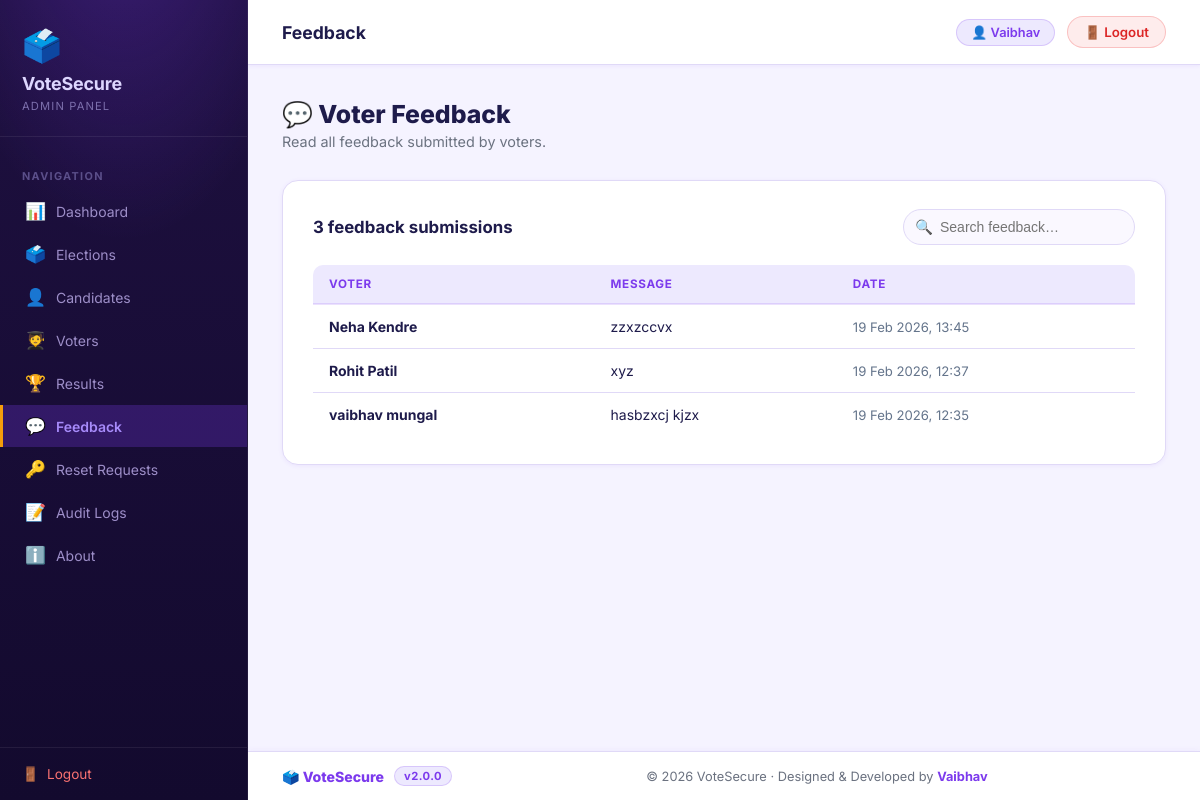
The page /admin/feedback.php (signed in) on the database its author committed.
### tables this page shows
CREATE TABLE `feedback` (
  `id` int(11) NOT NULL,
  `user_id` int(11) DEFAULT NULL,
  `message` text DEFAULT NULL,
  `created_at` timestamp NOT NULL DEFAULT current_timestamp()
);

CREATE TABLE `users` (
  `id` int(11) NOT NULL,
  `name` varchar(100) DEFAULT NULL,
  `email` varchar(100) DEFAULT NULL,
  `password` varchar(255) DEFAULT NULL,
  `has_voted` tinyint(4) DEFAULT 0,
  `created_at` timestamp NOT NULL DEFAULT current_timestamp(),
  `type` varchar(50) NOT NULL DEFAULT 'College'
);

### admin/feedback.php (the view, shortened to what this page needs)
<?php
include("../config/database.php");
include("includes/header.php");
$feedbacks = $conn->query(
    "SELECT f.message, f.created_at, u.name
     FROM feedback f
     JOIN users u ON f.user_id = u.id
     ORDER BY f.id DESC"
)->fetch_all(MYSQLI_ASSOC);
?>
<h1 class="page-title">💬 Voter Feedback</h1>
<p class="page-subtitle">Read all feedback submitted by voters.</p>
<div class="card">
    <div class="actions-row">
        <div class="card-title" style="margin:0;border:none;padding:0;">
            <?php echo count($feedbacks); ?> feedback submissions
        </div>
        <div class="search-bar">
            <span class="search-icon">🔍</span>
            <input type="text" id="searchBox" placeholder="Search feedback…">
        </div>
    </div>
    <div class="table-wrap">
        <table class="data-table" id="feedbackTable">
            <thead>
                <tr><th>Voter</th><th>Message</th><th>Date</th></tr>
            </thead>
            <tbody>
            <?php if(empty($feedbacks)): ?>
                <tr><td colspan="3" style="text-align:center;color:#64748b;padding:24px;">No feedback submitted yet.</td></tr>
            <?php else: ?>
            <?php foreach($feedbacks as $row): ?>
                <tr>
                    <td><strong><?php echo htmlspecialchars($row['name']); ?></strong></td>
                    <td><?php echo htmlspecialchars($row['message']); ?></td>
                    <td style="white-space:nowrap;color:#64748b;font-size:.82rem;">
                        <?php echo $row['created_at'] ? date('d M Y, H:i', strtotime($row['created_at'])) : '—'; ?>
                    </td>
                </tr>
            <?php endforeach; ?>
            <?php endif; ?>
            </tbody>
        </table>
    </div>
</div>
<?php include("includes/footer.php"); ?>

### assets/css/admin.css (style rules this page uses)
:root { --primary: #7c3aed; --primary-dark: #6d28d9; --primary-deeper: #5b21b6; --primary-light: #ede9fe; --primary-glow: rgba(124, 58, 237, .22); --accent: #f59e0b; --accent-dark: #d97706; --accent-light: #fef3c7; --success: #10b981; --success-dark: #059669; --danger: #ef4444; --danger-dark: #dc2626; --warning: #f59e0b; --sidebar-bg: #1e1040; --sidebar-w: 248px; --text-main: #1e1b4b; --text-muted: #6b7280; --bg-page: #f5f3ff; --bg-card: #ffffff; --border: #e0d9f7; --radius-sm: 10px; --radius-md: 16px; --radius-lg: 22px; --shadow-sm: 0 1px 4px rgba(124, 58, 237, .08); --shadow-md: 0 4px 18px rgba(124, 58, 237, .13); --shadow-lg: 0 12px 44px rgba(124, 58, 237, .18); --transition: 0.22s ease; }
*, *::before, *::after { box-sizing: border-box; margin: 0; padding: 0; }
body { font-family: 'Inter', Arial, sans-serif; background: var(--bg-page); color: var(--text-main); min-height: 100vh; display: flex; }
.page-title { font-size: 1.55rem; font-weight: 800; color: var(--text-main); margin-bottom: 4px; }
.page-subtitle { font-size: .9rem; color: var(--text-muted); margin-bottom: 30px; }
.card { background: var(--bg-card); border: 1px solid var(--border); border-radius: var(--radius-md); padding: 28px 30px; box-shadow: var(--shadow-sm); margin-bottom: 24px; }
.card-title { font-size: 1.05rem; font-weight: 700; color: var(--text-main); margin-bottom: 20px; padding-bottom: 14px; border-bottom: 1px solid var(--border); display: flex; align-items: center; gap: 8px; }
.table-wrap { overflow-x: auto; border-radius: var(--radius-sm); }
table.data-table { width: 100%; border-collapse: collapse; font-size: .875rem; }
table.data-table th { background: var(--primary-light); padding: 12px 16px; text-align: left; font-size: .73rem; font-weight: 700; color: var(--primary); text-transform: uppercase; letter-spacing: .06em; border-bottom: 2px solid rgba(124, 58, 237, .15); }
table.data-table td { padding: 13px 16px; border-bottom: 1px solid var(--border); color: var(--text-main); vertical-align: middle; }
table.data-table tr:last-child td { border-bottom: none; }
.search-bar { position: relative; max-width: 300px; }
.search-bar input { width: 100%; padding: 9px 13px 9px 36px; border: 1.5px solid var(--border); border-radius: 50px; font-size: .875rem; outline: none; transition: border-color var(--transition), box-shadow var(--transition); background: #faf8ff; }
.search-bar .search-icon { position: absolute; left: 12px; top: 50%; transform: translateY(-50%); color: var(--text-muted); font-size: .9rem; }
.actions-row { display: flex; align-items: center; justify-content: space-between; gap: 12px; margin-bottom: 20px; flex-wrap: wrap; }

### rows shown on the page
feedback: user.name "Neha Kendre", message "zzxzccvx", created_at "19 Feb 2026, 13:45"
feedback: user.name "Rohit Patil", message "xyz", created_at "19 Feb 2026, 12:37"
feedback: user.name "vaibhav mungal", message "hasbzxcj kjzx", created_at "19 Feb 2026, 12:35"

### other values the page prints
$item['icon'] "📊"
$item['label'] "Dashboard"
$item['icon'] "🗳️"
$item['label'] "Elections"
$item['icon'] "👤"
$item['label'] "Candidates"
$item['icon'] "🧑‍🎓"
$item['label'] "Voters"
$item['icon'] "🏆"
$item['label'] "Results"
$item['icon'] "💬"
$item['label'] "Feedback"
$item['icon'] "🔑"
$item['label'] "Reset Requests"
$item['icon'] "📝"
